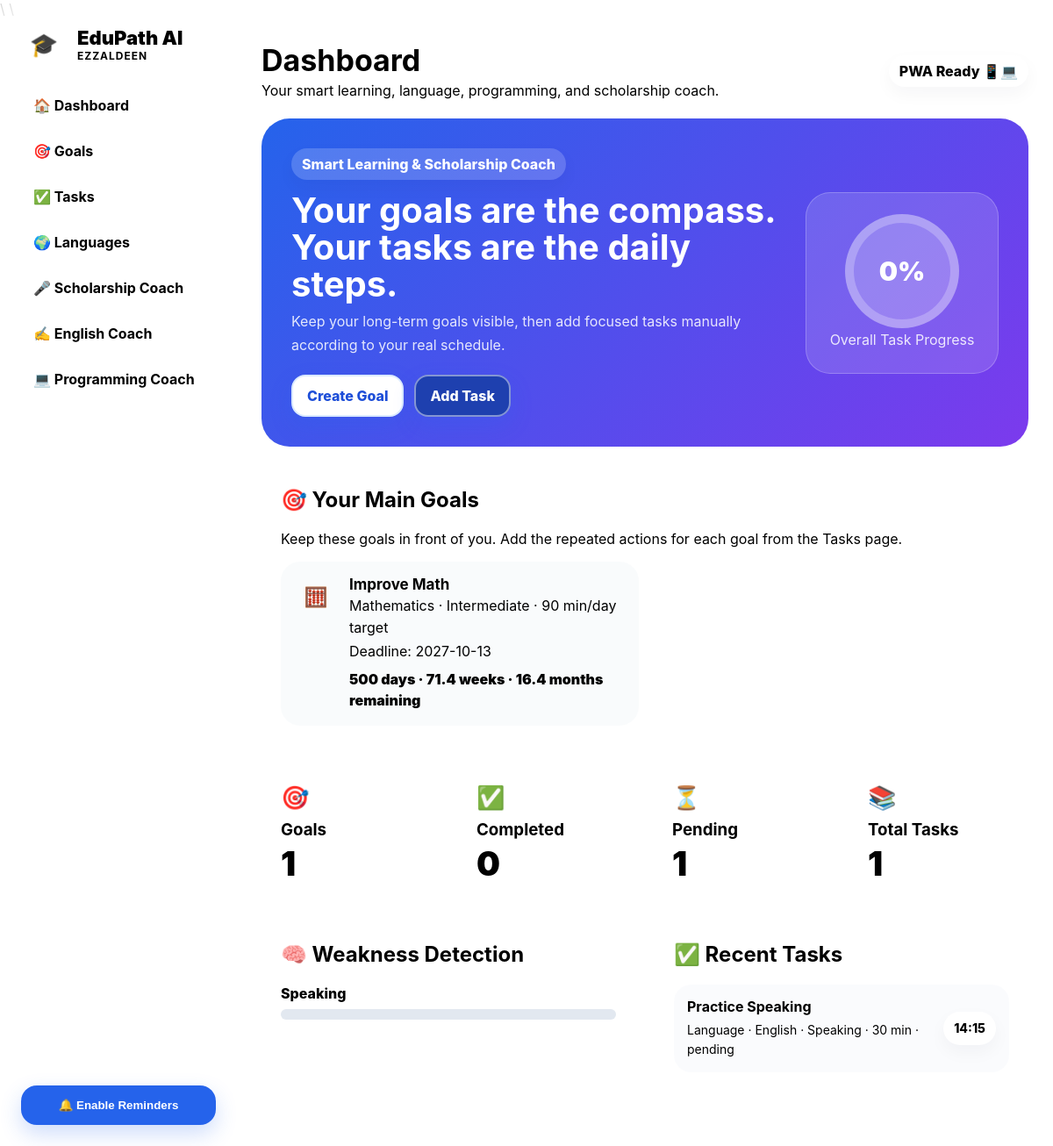
The page / on the database its author committed.
### app/__init__.py (models this page shows)
class Goal(db.Model):
    id = db.Column(db.Integer, primary_key=True)
    title = db.Column(db.String(180), nullable=False)
    category = db.Column(db.String(80), nullable=False, default="General")
    current_level = db.Column(db.String(80), nullable=False, default="Beginner")
    daily_minutes = db.Column(db.Integer, nullable=False, default=60)
    start_date = db.Column(db.String(40), nullable=True)
    deadline = db.Column(db.String(40), nullable=True)
    reminder_time = db.Column(db.String(20), nullable=True)
    notes = db.Column(db.Text, nullable=True)
    created_at = db.Column(db.DateTime, default=datetime.utcnow)

class StudyTask(db.Model):
    id = db.Column(db.Integer, primary_key=True)
    goal_id = db.Column(db.Integer, db.ForeignKey("goal.id"), nullable=True)
    title = db.Column(db.String(220), nullable=False)
    category = db.Column(db.String(80), nullable=False, default="Study")
    custom_category = db.Column(db.String(120), nullable=True)
    skill = db.Column(db.String(100), nullable=False, default="General")
    topic = db.Column(db.String(120), nullable=True)
    custom_topic = db.Column(db.String(120), nullable=True)
    custom_skill = db.Column(db.String(120), nullable=True)
    language = db.Column(db.String(80), nullable=True)
    practice_type = db.Column(db.String(80), nullable=True)
    source = db.Column(db.String(180), nullable=True)
    difficulty = db.Column(db.Integer, nullable=False, default=1)
    priority = db.Column(db.Integer, nullable=False, default=3)
    estimated_minutes = db.Column(db.Integer, nullable=False, default=30)
    start_date = db.Column(db.String(40), nullable=True)
    due_date = db.Column(db.String(40), nullable=True)
    reminder_time = db.Column(db.String(20), nullable=True)
    repeat_type = db.Column(db.String(40), nullable=False, default="daily")
    repeat_days = db.Column(db.String(120), nullable=True)
    status = db.Column(db.String(30), nullable=False, default="pending")
    review_count = db.Column(db.Integer, nullable=False, default=0)
    last_reviewed = db.Column(db.String(40), nullable=True)
    notes = db.Column(db.Text, nullable=True)
    goal = db.relationship("Goal", backref="tasks")

### app/__init__.py (the view)
    @app.route("/")
    def index():
        goals = Goal.query.order_by(Goal.id.desc()).limit(6).all()
        for goal in goals:
            goal.time_left = calculate_goal_time_left(goal.deadline)
        tasks = StudyTask.query.order_by(StudyTask.id.desc()).limit(10).all()
        mistakes = MistakeLog.query.order_by(MistakeLog.id.desc()).limit(6).all()
        total_tasks = StudyTask.query.count()
        completed_tasks = StudyTask.query.filter_by(status="done").count()
        pending_tasks = StudyTask.query.filter_by(status="pending").count()
        total_goals = Goal.query.count()
        progress = int((completed_tasks / total_tasks) * 100) if total_tasks else 0
        weak_skills = detect_weaknesses()
        return render_template(
            "index.html",
            goals=goals,
            tasks=tasks,
            mistakes=mistakes,
            total_tasks=total_tasks,
            completed_tasks=completed_tasks,
            pending_tasks=pending_tasks,
            total_goals=total_goals,
            progress=progress,
            weak_skills=weak_skills,
        )

### app/__init__.py (called while the page is built)
def calculate_goal_time_left(deadline):
    if not deadline:
        return None
    try:
        target = datetime.strptime(deadline, "%Y-%m-%d").date()
        days = (target - date.today()).days
        return {"days": days, "weeks": round(days / 7, 1), "months": round(days / 30.44, 1), "status": "remaining" if days >= 0 else "overdue"}
    except Exception:
        return None

def detect_weaknesses():
    pending = StudyTask.query.filter_by(status="pending").all()
    counts = {}
    for task in pending:
        key = task.skill or task.category or "General"
        counts[key] = counts.get(key, 0) + (task.priority or 1)
    sorted_items = sorted(counts.items(), key=lambda x: x[1], reverse=True)
    return sorted_items[:5]

### app/templates/index.html (shortened to what this page needs)
{% extends "base.html" %}
{% block page_title %}Dashboard{% endblock %}
{% block content %}
<section class="hero"><div><span class="tag">Smart Learning & Scholarship Coach</span><h2>Your goals are the compass. Your tasks are the daily steps.</h2><p>Keep your long-term goals visible, then add focused tasks manually according to your real schedule.</p><div class="hero-actions"><a class="button light" href="{{ url_for('goals') }}">Create Goal</a><a class="button ghost" href="{{ url_for('tasks') }}">Add Task</a></div></div><div class="hero-card"><div class="progress-circle">{{ progress }}%</div><p>Overall Task Progress</p></div></section>
<section class="card focus-goals"><h2>🎯 Your Main Goals</h2><p class="muted">Keep these goals in front of you. Add the repeated actions for each goal from the Tasks page.</p><div class="goal-board">{% for goal in goals %}<div class="goal-tile"><div class="goal-icon">{% if goal.category == "Programming" %}💻{% elif goal.category == "Mathematics" %}🧮{% elif goal.category in ["English", "Language"] %}🌍{% elif goal.category == "Scholarship" %}🎓{% elif goal.category == "AI" %}🤖{% else %}⭐{% endif %}</div><div><strong>{{ goal.title }}</strong><span>{{ goal.category }} · {{ goal.current_level }} · {{ goal.daily_minutes }} min/day target</span><span>Deadline: {{ goal.deadline or "not set" }}</span>{% if goal.time_left %}{% if goal.time_left.status == "remaining" %}<span class="countdown good">{{ goal.time_left.days }} days · {{ goal.time_left.weeks }} weeks · {{ goal.time_left.months }} months remaining</span>{% else %}<span class="countdown danger-text">Overdue by {{ -goal.time_left.days }} days</span>{% endif %}{% else %}<span class="countdown muted">No deadline yet</span>{% endif %}</div></div>{% else %}<p class="muted">No goals yet. Create your first big goal.</p>{% endfor %}</div></section>
<section class="stats-grid"><div class="stat-card blue"><span>🎯</span><h3>Goals</h3><p>{{ total_goals }}</p></div><div class="stat-card green"><span>✅</span><h3>Completed</h3><p>{{ completed_tasks }}</p></div><div class="stat-card orange"><span>⏳</span><h3>Pending</h3><p>{{ pending_tasks }}</p></div><div class="stat-card purple"><span>📚</span><h3>Total Tasks</h3><p>{{ total_tasks }}</p></div></section>
<section class="grid-2"><div class="card"><h2>🧠 Weakness Detection</h2>{% if weak_skills %}{% for skill, score in weak_skills %}<div class="weakness"><span>{{ skill }}</span><div class="bar"><div style="width: {{ [score * 10, 100] | min }}%"></div></div></div>{% endfor %}{% else %}<p class="muted">Complete and add tasks to detect weak areas.</p>{% endif %}</div><div class="card"><h2>✅ Recent Tasks</h2>{% for task in tasks %}<div class="task-mini"><div><strong>{{ task.title }}</strong><span>{{ task.category }} · {{ task.topic or "No topic" }} · {{ task.skill }} · {{ task.estimated_minutes }} min · {{ task.status }}</span></div><span class="badge">{{ task.reminder_time or "No reminder" }}</span></div>{% else %}<p class="muted">No tasks yet.</p>{% endfor %}</div></section>
{% endblock %}

### rows shown on the page
Goal: title "Improve Math", category "Mathematics", current_level "Intermediate", daily_minutes "90", deadline "2027-10-13", time_left.days "500", time_left.weeks "71.4", time_left.months "16.4"
StudyTask: skill "Speaking", title "Practice Speaking", category "Language", topic "English", estimated_minutes "30", status "pending", reminder_time "14:15"

### other values the page prints
{{ progress }} "0"
{{ total_goals }} "1"
{{ completed_tasks }} "0"
{{ pending_tasks }} "1"
{{ total_tasks }} "1"
